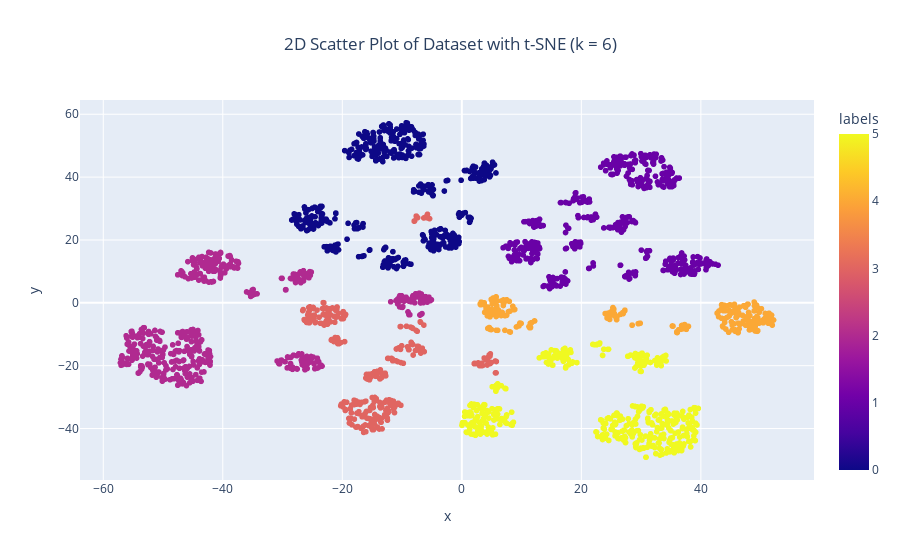

Notebook code for this chart:
### Code cell
# Пониження розмірності за допомогою t-SNE
tsne    = TSNE(n_components = 2, random_state = 0)
tsne_df = pd.DataFrame(tsne.fit_transform(X_scaled), columns = ['x', 'y'])

# Додавання міток кластерів
tsne_df['labels'] = labels_6
tsne_df = pd.concat([tsne_df, X_scaled], axis=1)

# Побудова інтерактивного 2D-графіку
fig = px.scatter(
    tsne_df,
    x = 'x',
    y = 'y',
    color = 'labels',
    title = '2D Scatter Plot of Dataset with t-SNE (k = 6)'
)

# Оновлення макету та відображення графіку
fig.update_layout(title_x = 0.5)
fig.show()

### Figure 1 — Plotly figure (JSON) as saved in the notebook; plotly's stock layout.template omitted (floating-point values rounded to 4 significant figures; data arrays with more than 128 entries replaced by an {"elided": "..."} marker saying what was removed)
{"data": [{"hovertemplate": "x=%{x}<br>y=%{y}<br>labels=%{marker.color}<extra></extra>", "legendgroup": "", "marker": {"color": {"elided": "2392 int values"}, "coloraxis": "coloraxis", "symbol": "circle"}, "mode": "markers", "name": "", "showlegend": false, "type": "scattergl", "x": {"elided": "2392 float values"}, "xaxis": "x", "y": {"elided": "2392 float values"}, "yaxis": "y"}], "layout": {"coloraxis": {"colorbar": {"title": {"text": "labels"}}, "colorscale": [[0, "#0d0887"], [0.1111, "#46039f"], [0.2222, "#7201a8"], [0.3333, "#9c179e"], [0.4444, "#bd3786"], [0.5556, "#d8576b"], [0.6667, "#ed7953"], [0.7778, "#fb9f3a"], [0.8889, "#fdca26"], [1, "#f0f921"]]}, "legend": {"tracegroupgap": 0}, "title": {"text": "2D Scatter Plot of Dataset with t-SNE (k = 6)", "x": 0.5}, "xaxis": {"anchor": "y", "domain": [0, 1], "title": {"text": "x"}}, "yaxis": {"anchor": "x", "domain": [0, 1], "title": {"text": "y"}}}}
